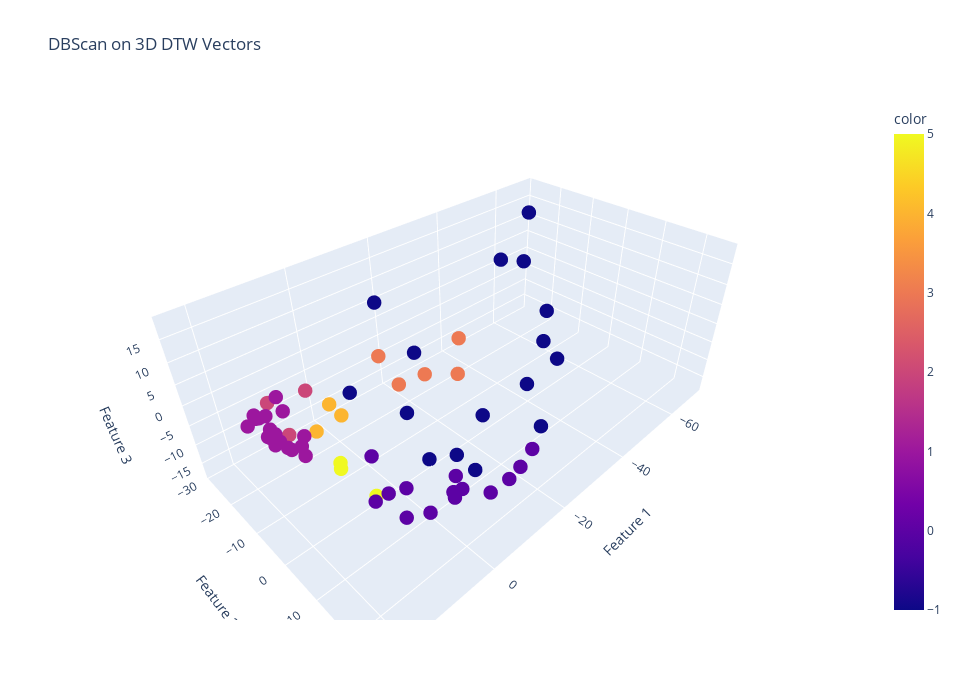
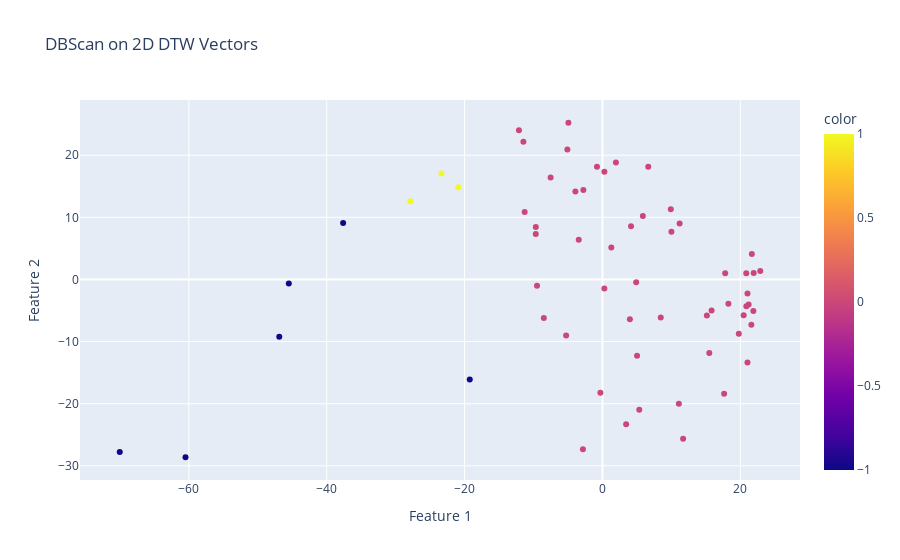

The cell these charts' notebook holds for them, in order:
### Markdown cell above
# Applying a DBScan Model

### Code cell
db_model_threeD = DBSCAN(eps=10.0, min_samples=3).fit(threeD_vectors)
db_colors_threeD = db_model_threeD.labels_
visualize_3d(threeD_vectors, "DBScan on 3D DTW Vectors", db_colors_threeD)

db_model_twoD = DBSCAN(eps=10.0, min_samples=3).fit(twoD_vectors)
db_colors_twoD = db_model_twoD.labels_
visualize_2d(twoD_vectors, "DBScan on 2D DTW Vectors", db_colors_twoD)

### Figure 1 — Plotly figure (JSON) as saved in the notebook; plotly's stock layout.template omitted (floating-point values rounded to 4 significant figures)
{"data": [{"hovertemplate": "Feature 1=%{x}<br>Feature 2=%{y}<br>Feature 3=%{z}<br>color=%{marker.color}<extra></extra>", "legendgroup": "", "marker": {"color": [0, 1, -1, 2, -1, 4, 0, -1, 1, -1, 1, 5, 2, 0, 2, 1, 1, -1, 3, 0, 3, 1, -1, 3, 0, 3, 1, 1, -1, 3, -1, -1, 1, 5, 0, 0, 4, 1, 1, 0, 1, -1, -1, 1, 5, 0, 0, 0, 1, 1, 0, -1, 1, -1, 0, 1, -1, 0, -1, -1, 1, 4], "coloraxis": "coloraxis", "size": 5, "symbol": "circle"}, "mode": "markers", "name": "", "scene": "scene", "showlegend": false, "type": "scatter3d", "x": [10.01, 19.78, -60.49, 5.342, -70.03, -0.2983, -11.47, -9.491, 21.6, -45.5, 17.65, 5.02, 11.08, 11.19, 11.7, 18.27, 21.04, -37.62, 1.288, -2.771, -3.44, 21.89, -27.87, 0.2739, 9.916, -3.924, 21.21, 20.48, -46.88, -9.67, -5.271, -20.93, 15.5, 4.893, -4.941, 6.648, 3.438, 21.67, 21.04, -12.11, 21.94, -23.35, 3.982, 20.86, 8.457, -0.7929, 5.862, -5.089, 22.89, 20.88, 0.2832, -19.25, 17.81, -11.28, 1.955, 15.15, -7.519, 4.143, -8.504, -9.674, 15.83, -2.833], "y": [7.658, -8.748, -28.62, -20.98, -27.76, -18.25, 22.15, -1.006, -7.312, -0.6431, -18.41, -12.28, -20.01, 8.991, -25.63, -3.917, -2.245, 9.1, 5.146, 14.38, 6.4, -5.095, 12.59, -1.459, 11.31, 14.17, -4.023, -5.772, -9.24, 8.432, -9.028, 14.84, -11.84, -0.4632, 25.22, 18.15, -23.31, 4.089, -13.36, 24.03, 1.045, 17.05, -6.397, 0.9862, -6.135, 18.13, 10.22, 20.9, 1.378, -4.325, 17.35, -16.11, 0.9897, 10.86, 18.83, -5.803, 16.4, 8.571, -6.193, 7.319, -5.005, -27.33], "z": [2.06, 2.109, 1.064, -2.473, 11.73, -10.73, -5.291, -18.01, 8.204, 3.346, -0.1026, -16.84, -10.14, -6.962, -4.705, 9.865, 7.688, -1.0, 11.07, -6.947, 11.39, 9.849, 9.671, 13.13, -4.158, 15.29, 10.52, 4.178, 12.11, 16.84, 18.5, 4.386, 6.767, -17.67, -1.371, -6.051, -16.12, 8.934, 2.457, -0.0995, 8.817, -6.169, 4.351, 6.751, -11.72, -5.983, -14.48, -8.031, 8.908, 7.291, -7.944, -2.798, 7.285, -13.99, -4.134, -3.512, 5.751, -9.273, -7.76, -11.19, -0.2146, -14.44]}], "layout": {"coloraxis": {"colorbar": {"title": {"text": "color"}}, "colorscale": [[0, "#0d0887"], [0.1111, "#46039f"], [0.2222, "#7201a8"], [0.3333, "#9c179e"], [0.4444, "#bd3786"], [0.5556, "#d8576b"], [0.6667, "#ed7953"], [0.7778, "#fb9f3a"], [0.8889, "#fdca26"], [1, "#f0f921"]]}, "height": 700, "legend": {"tracegroupgap": 0}, "scene": {"domain": {"x": [0, 1], "y": [0, 1]}, "xaxis": {"title": {"text": "Feature 1"}}, "yaxis": {"title": {"text": "Feature 2"}}, "zaxis": {"title": {"text": "Feature 3"}}}, "title": {"text": "DBScan on 3D DTW Vectors"}, "width": 960}}

### Figure 2 — Plotly figure (JSON) as saved in the notebook; plotly's stock layout.template omitted (floating-point values rounded to 4 significant figures)
{"data": [{"hovertemplate": "Feature 1=%{x}<br>Feature 2=%{y}<br>color=%{marker.color}<extra></extra>", "legendgroup": "", "marker": {"color": [0, 0, -1, 0, -1, 0, 0, 0, 0, -1, 0, 0, 0, 0, 0, 0, 0, -1, 0, 0, 0, 0, 1, 0, 0, 0, 0, 0, -1, 0, 0, 1, 0, 0, 0, 0, 0, 0, 0, 0, 0, 1, 0, 0, 0, 0, 0, 0, 0, 0, 0, -1, 0, 0, 0, 0, 0, 0, 0, 0, 0, 0], "coloraxis": "coloraxis", "symbol": "circle"}, "mode": "markers", "name": "", "orientation": "v", "showlegend": false, "type": "scatter", "x": [10.01, 19.78, -60.49, 5.342, -70.03, -0.2983, -11.47, -9.491, 21.6, -45.5, 17.65, 5.02, 11.08, 11.19, 11.7, 18.27, 21.04, -37.62, 1.288, -2.771, -3.44, 21.89, -27.87, 0.2739, 9.916, -3.924, 21.21, 20.48, -46.88, -9.67, -5.271, -20.93, 15.5, 4.893, -4.941, 6.648, 3.438, 21.67, 21.04, -12.11, 21.94, -23.35, 3.982, 20.86, 8.457, -0.7929, 5.862, -5.089, 22.89, 20.88, 0.2832, -19.25, 17.81, -11.28, 1.955, 15.15, -7.519, 4.143, -8.504, -9.674, 15.83, -2.833], "xaxis": "x", "y": [7.658, -8.748, -28.62, -20.98, -27.76, -18.25, 22.15, -1.006, -7.312, -0.6431, -18.41, -12.28, -20.01, 8.991, -25.63, -3.917, -2.245, 9.1, 5.146, 14.38, 6.4, -5.095, 12.59, -1.459, 11.31, 14.17, -4.023, -5.772, -9.24, 8.432, -9.028, 14.84, -11.84, -0.4632, 25.22, 18.15, -23.31, 4.089, -13.36, 24.03, 1.045, 17.05, -6.397, 0.9862, -6.135, 18.13, 10.22, 20.9, 1.378, -4.325, 17.35, -16.11, 0.9897, 10.86, 18.83, -5.803, 16.4, 8.571, -6.193, 7.319, -5.005, -27.33], "yaxis": "y"}], "layout": {"coloraxis": {"colorbar": {"title": {"text": "color"}}, "colorscale": [[0, "#0d0887"], [0.1111, "#46039f"], [0.2222, "#7201a8"], [0.3333, "#9c179e"], [0.4444, "#bd3786"], [0.5556, "#d8576b"], [0.6667, "#ed7953"], [0.7778, "#fb9f3a"], [0.8889, "#fdca26"], [1, "#f0f921"]]}, "legend": {"tracegroupgap": 0}, "title": {"text": "DBScan on 2D DTW Vectors"}, "xaxis": {"anchor": "y", "domain": [0, 1], "title": {"text": "Feature 1"}}, "yaxis": {"anchor": "x", "domain": [0, 1], "title": {"text": "Feature 2"}}}}
